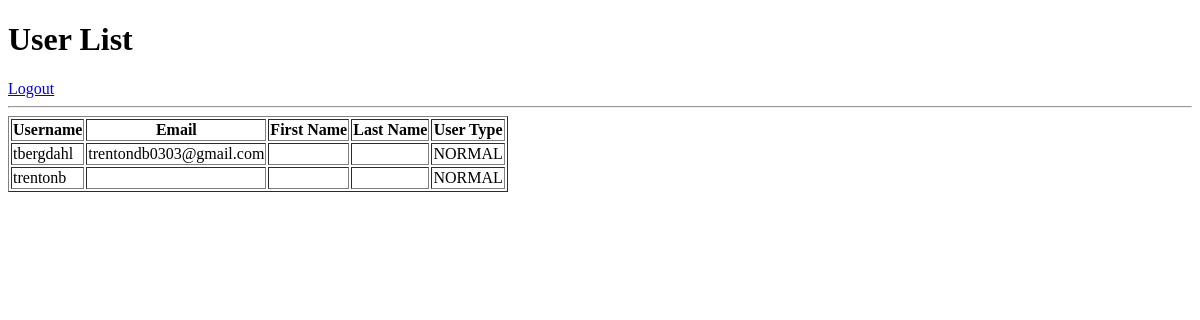
Before: /user_management/index/ (signed in) with the older database file.
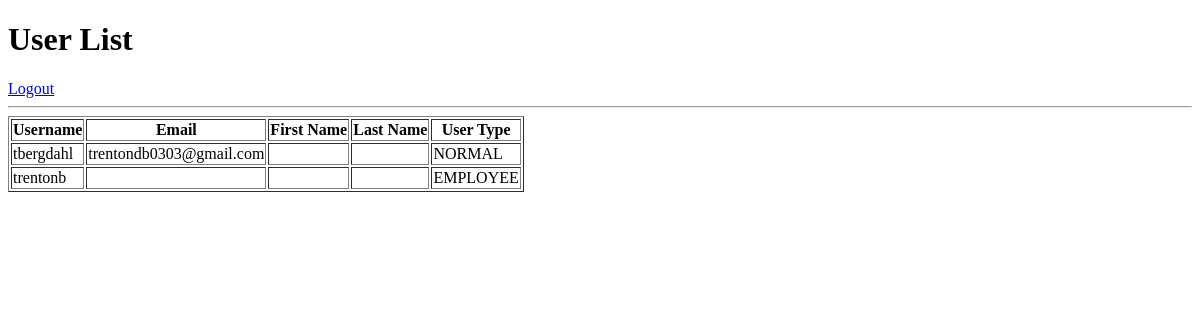
After: the same page with the newer database file.
### apps/user_management/models.py (models this page shows)
class CustomUser(AbstractUser):
    class UType(models.TextChoices):
        ADMIN = 'ADMIN', 'Admin'
        EMPLOYEE = 'EMPLOYEE', 'Employee'
        NORMAL = 'NORMAL', 'Normal'
    usertype = models.CharField(max_length=10, choices= UType.choices, default=UType.NORMAL)

### apps/user_management/views.py (the view)
# urls.py: path("", views.index, name="data_gen_home"),
@login_required
def index(request):
    all_users = CustomUser.objects.all()
    print("rendering user page")
    return render(request, "index.html", {"users": all_users})

### apps/user_management/templates/index.html (shortened to what this page needs)
<!DOCTYPE html>
<html lang="en">
<head>
</head>
<body>
    <h1>User List</h1>
    <a href="{% url 'logout' %}">Logout</a>
    <hr>
    {% if users %}
        <table border="1">
            <thead>
                <tr>
                    <th>Username</th>
                    <th>Email</th>
                    <th>First Name</th>
                    <th>Last Name</th>
                    <th>User Type</th>
                </tr>
            </thead>
            <tbody>
                {% for user in users %}
                    <tr>
                        <td>{{ user.username }}</td>
                        <td>{{ user.email }}</td>
                        <td>{{ user.first_name }}</td>
                        <td>{{ user.last_name }}</td>
                        <td>{{ user.usertype }}</td>
                    </tr>
                {% endfor %}
            </tbody>
        </table>
    {% else %}
        <p>No users found.</p>
    {% endif %}
</body>
</html>

Changed rows visible on the page:
changed CustomUser "trentonb": usertype "NORMAL" → "EMPLOYEE"
